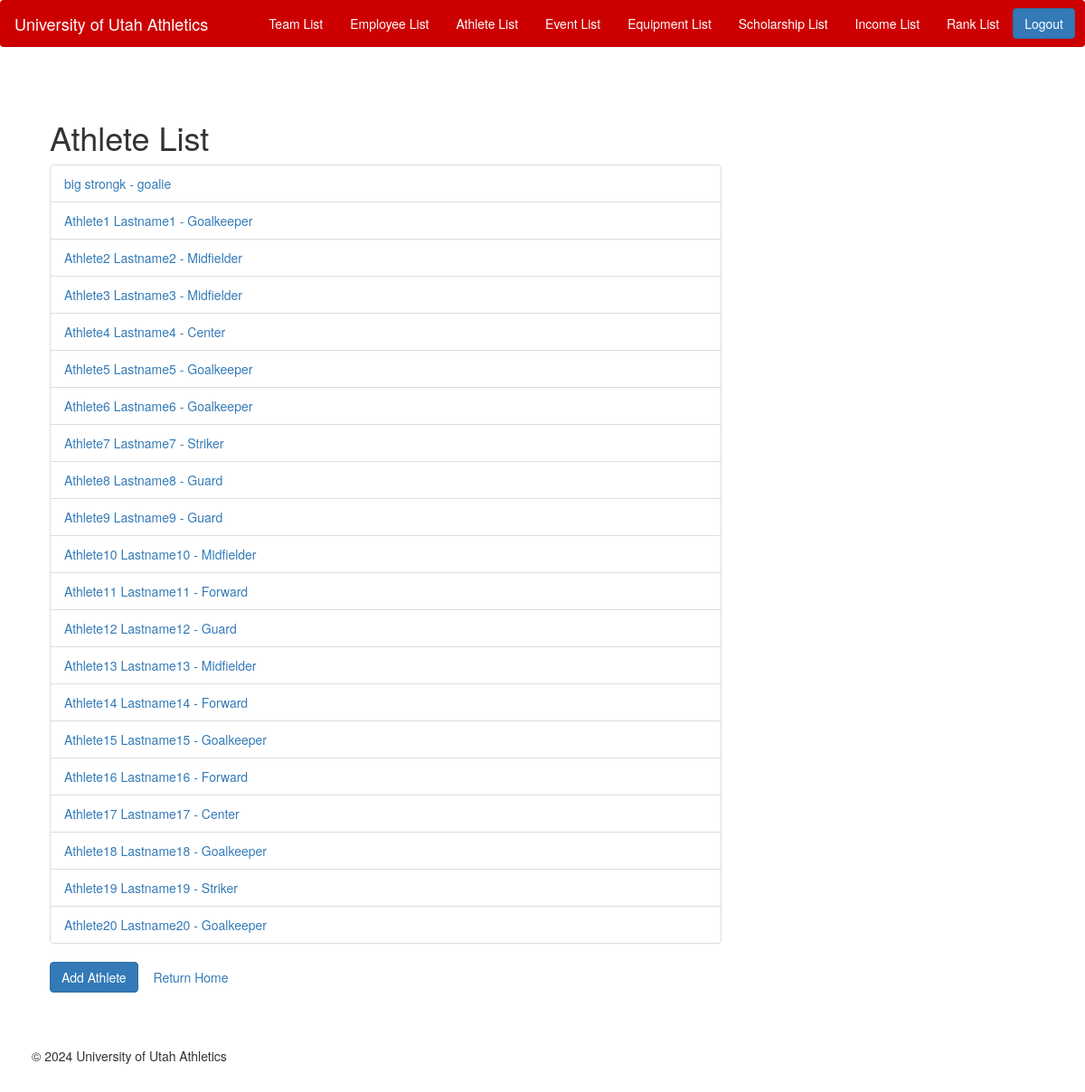
The app's page /athletics/athlete/list/ with its own data.
### athletics/models.py (models this page shows, shortened)
class Athlete(models.Model):
    ACADEMIC_LEVEL_CHOICES = [
        ('FR', 'Freshman'),
        ('SO', 'Sophomore'),
        ('JR', 'Junior'),
        ('SR', 'Senior'),
        ('OT', 'Other'),
    ]
    first_name = models.CharField(max_length=255)
    last_name = models.CharField(max_length=255)
    position = models.CharField(max_length=255)
    academic_level = models.CharField(max_length=2, choices=ACADEMIC_LEVEL_CHOICES)
    contact = models.CharField(max_length=255)
    teams = models.ManyToManyField('Team', related_name='athletes')

### athletics/views.py (the view)
# urls.py: path('athlete/list/', views.AthleteList.as_view(), name='athlete-list'),
class AthleteList(ListView):
    model = Athlete
    template_name = 'athlete_list.html'
    context_object_name = 'athletes'

### athletics/templates/athlete_list.html (shortened to what this page needs)
{% extends 'base.html' %}
{% block content %}
<div class="container">
    <div class="row">
        <div class="col-md-8 offset-md-2">
            <h1 class="mt-4">Athlete List</h1>
            <ul class="list-group">
                {% for athlete in athletes %}
                <li class="list-group-item"><a href="{% url 'athlete-details' athlete.id %}">{{ athlete.first_name }} {{ athlete.last_name }} - {{ athlete.position }}</a></li>
                {% endfor %}
            </ul>
            <a href="/athletics/athlete/add/" class="btn btn-primary mt-3">Add Athlete</a>
            <a href="/athletics/home/" class="btn btn-secondary mt-3">Return Home</a>
        </div>
    </div>
</div>
{% endblock %}

### athletics/static/css/styles.css (style rules this page uses)
body { background-color: #FFFFFF; }
.container { padding: 20px; }

### records on screen
Athlete: first_name "big", last_name "strongk", position "goalie"
Athlete: first_name "Athlete1", last_name "Lastname1", position "Goalkeeper"
Athlete: first_name "Athlete2", last_name "Lastname2", position "Midfielder"
Athlete: first_name "Athlete3", last_name "Lastname3", position "Midfielder"
Athlete: first_name "Athlete4", last_name "Lastname4", position "Center"
Athlete: first_name "Athlete5", last_name "Lastname5", position "Goalkeeper"
Athlete: first_name "Athlete6", last_name "Lastname6", position "Goalkeeper"
Athlete: first_name "Athlete7", last_name "Lastname7", position "Striker"
Athlete: first_name "Athlete8", last_name "Lastname8", position "Guard"
Athlete: first_name "Athlete9", last_name "Lastname9", position "Guard"
Athlete: first_name "Athlete10", last_name "Lastname10", position "Midfielder"
Athlete: first_name "Athlete11", last_name "Lastname11", position "Forward"
Athlete: first_name "Athlete12", last_name "Lastname12", position "Guard"
Athlete: first_name "Athlete13", last_name "Lastname13", position "Midfielder"
Athlete: first_name "Athlete14", last_name "Lastname14", position "Forward"
Athlete: first_name "Athlete15", last_name "Lastname15", position "Goalkeeper"
Athlete: first_name "Athlete16", last_name "Lastname16", position "Forward"
Athlete: first_name "Athlete17", last_name "Lastname17", position "Center"
Athlete: first_name "Athlete18", last_name "Lastname18", position "Goalkeeper"
Athlete: first_name "Athlete19", last_name "Lastname19", position "Striker"
Athlete: first_name "Athlete20", last_name "Lastname20", position "Goalkeeper"
